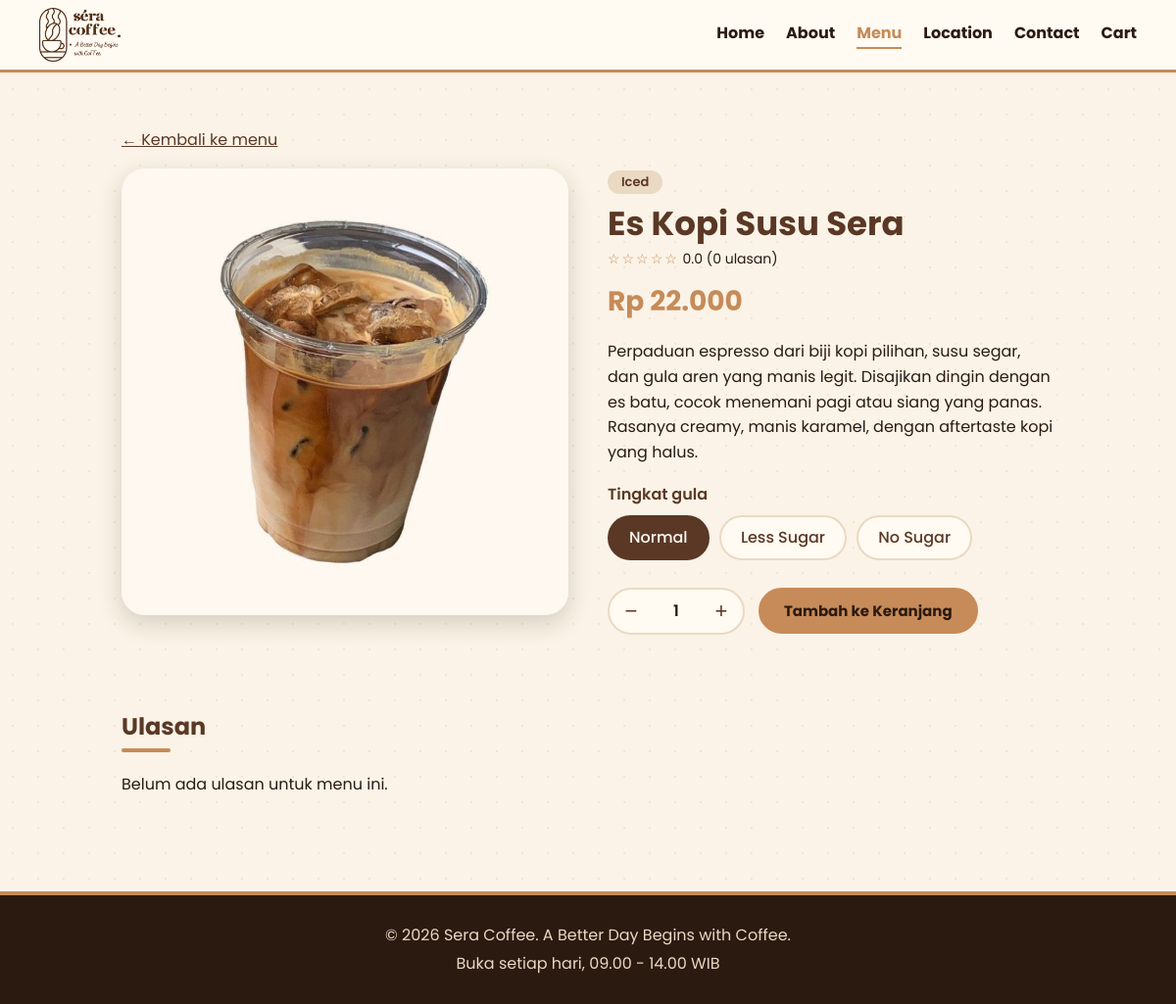
Screenshot of /product.php?id=1 with the database file from the repository.
### tables this page shows
CREATE TABLE products (
    id INT AUTO_INCREMENT PRIMARY KEY,
    name VARCHAR(100) NOT NULL,
    description VARCHAR(255),
    price INT NOT NULL,               
    image VARCHAR(100) NOT NULL,      
    category VARCHAR(20) NOT NULL,    
    details TEXT                      
);

### product.php (the view, shortened to what this page needs)
<?php
require 'config.php';
$product = get_product($pdo, (int) ($_GET['id'] ?? 0));
$options = product_options($product['category']);
$stmt = $pdo->prepare(
    'SELECT r.rating, r.comment, r.show_name, o.customer_name
     FROM reviews r
     JOIN orders o ON o.id = r.order_id
     WHERE r.product_id = ?
     ORDER BY r.id DESC
     LIMIT 10'
);
$stmt->execute([$product['id']]);
$reviews = $stmt->fetchAll();
require 'includes/header.php';
?>
<section class="section">
    <p><a href="menu.php">&larr; Kembali ke menu</a></p>
    <div class="product">
        <img src="images/<?= e($product['image']) ?>" alt="<?= e($product['name']) ?>" class="product-photo">
        <div class="product-info">
            <span class="tag"><?= $product['category'] === 'iced' ? 'Iced' : 'Hot' ?></span>
            <h1><?= e($product['name']) ?></h1>
            <?= rating_line($product['avg_rating'], $product['review_count']) ?>
            <p class="product-price"><?= rupiah($product['price']) ?></p>
            <p><?= e($product['details'] ?: $product['description']) ?></p>
            <form method="post" action="cart.php" class="buy-form">
                <fieldset class="options">
                    <legend><?= e($options['label']) ?></legend>
                    <?php foreach ($options['choices'] as $code => $label): ?>
                        <label class="chip">
                            <span><?= e($label) ?></span>
                        </label>
                    <?php endforeach; ?>
                </fieldset>
                <div class="buy-row">
                    <div class="stepper">
                        <button type="button" data-step="-1" aria-label="Kurangi">&minus;</button>
                        <input type="number" name="qty" value="1" min="1" max="99">
                        <button type="button" data-step="1" aria-label="Tambah">+</button>
                    </div>
                    <button type="submit" class="btn">Tambah ke Keranjang</button>
                </div>
            </form>
        </div>
    </div>
</section>
<section class="section">
    <h2>Ulasan</h2>
    <?php if (count($reviews) === 0): ?>
        <p>Belum ada ulasan untuk menu ini.</p>
    <?php endif; ?>
</section>
<?php require 'includes/footer.php'; ?>

### css/style.css (style rules this page uses)
:root { --espresso: #2b1a10; --mocha: #5a3825; --caramel: #c68b59; --latte: #ead9c3; --cream: #fbf3e7; --foam: #fffaf2; --danger: #a63d2f; }
* { box-sizing: border-box; }
body { margin: 0; min-height: 100vh; display: flex; flex-direction: column; font-family: 'Poppins', sans-serif; color: var(--espresso); line-height: 1.6; background-color: var(--cream); background-image: radial-gradient(rgba(198, 139, 89, 0.15) 1.5px, transparent 1.5px); background-size: 26px 26px; }
img { max-width: 100%; display: block; }
a { color: var(--mocha); }
h1, h2, h3 { margin-top: 0; line-height: 1.2; color: var(--mocha); }
.section h2::after { content: ''; display: block; width: 50px; height: 4px; margin-top: 8px; border-radius: 2px; background: var(--caramel); }
.section { max-width: 1000px; margin: 0 auto; padding: 40px 24px; }
.btn { display: inline-block; padding: 10px 24px; border: 2px solid var(--caramel); border-radius: 30px; background: var(--caramel); color: var(--espresso); font-family: inherit; font-size: 15px; font-weight: bold; text-decoration: none; cursor: pointer; }
.product { display: grid; grid-template-columns: 1fr 1fr; gap: 40px; align-items: start; }
.product-photo { width: 100%; aspect-ratio: 1 / 1; object-fit: cover; border-radius: 24px; box-shadow: 0 8px 24px rgba(43, 26, 16, 0.18); }
.product-info h1 { margin: 10px 0 4px; font-size: 34px; }
.product-price { margin: 8px 0 14px; font-size: 28px; font-weight: 700; color: var(--caramel); }
.tag { display: inline-block; padding: 2px 14px; border-radius: 20px; background: var(--latte); color: var(--mocha); font-size: 13px; font-weight: 600; }
.buy-row { display: flex; flex-wrap: wrap; align-items: center; gap: 14px; margin-top: 20px; }
.options { margin: 18px 0 0; padding: 0; border: none; }
.options legend { padding: 0; margin-bottom: 8px; font-weight: 600; color: var(--mocha); }
.chip { display: inline-block; margin: 0 6px 8px 0; cursor: pointer; }
.chip span { display: inline-block; padding: 8px 20px; border: 2px solid var(--latte); border-radius: 30px; background: var(--foam); color: var(--mocha); font-weight: 500; }
.chip input:checked + span { border-color: var(--mocha); background: var(--mocha); color: var(--foam); }
.stepper { display: inline-flex; align-items: center; border: 2px solid var(--latte); border-radius: 30px; background: var(--foam); overflow: hidden; }
.stepper button { width: 44px; height: 44px; border: none; background: none; color: var(--mocha); font-size: 22px; cursor: pointer; }
.stepper input { width: 48px; border: none; background: none; text-align: center; font-family: inherit; font-size: 16px; font-weight: 600; color: var(--espresso); -moz-appearance: textfield; }
a, button, input, textarea, .card, .card img, .chip span { transition: color 0.25s, background-color 0.25s, border-color 0.25s, box-shadow 0.25s, transform 0.25s; }
.section, .stats { animation: fade-up 0.6s ease backwards; }

### rows the page displays
products: image (picture), name "Es Kopi Susu Sera", price "Rp 22.000", details "Perpaduan espresso dari biji kopi pilihan, susu segar, dan gula aren yang manis legit. Disajikan dingin dengan es batu, cocok menemani pagi atau siang yang panas. Rasanya creamy, manis karamel, dengan aftertaste kopi yang halus.", category "Tingkat gula", category "Normal", category "Less Sugar", category "No Sugar"

### other values shown
$link[0] "Home"
$link[0] "About"
$link[0] "Menu"
$link[0] "Location"
$link[0] "Contact"
$link[0] "Cart"
stars($avg) "☆☆☆☆☆"
$avg "0.0"
$count "0"
